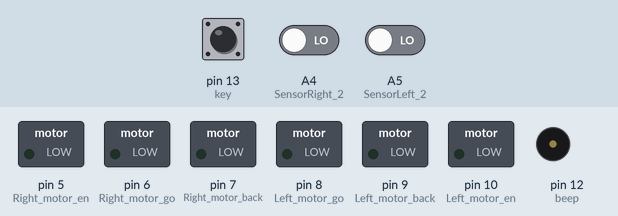
Recording of a sketch running on a simulated Arduino Uno, built with avr-gcc and run on an emulated ATmega328P. On the bench: switched loads named in the sketch (green lamp = pin HIGH), buzzer (waves = sounding, pin HIGH). Inputs (shaded band) come from the test bench; at power-on: pin 13 (key) HIGH, A4 (SensorRight_2) LOW, A5 (SensorLeft_2) LOW.

Above: at 1.2 s.
1.3 s: pin 13 (key) pulled LOW for 0.15 s
At 2.6 s:
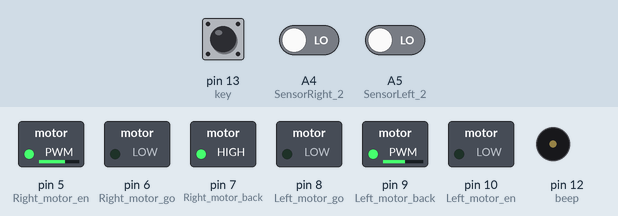
2.9 s: A4 (SensorRight_2) driven HIGH
At 4.0 s:
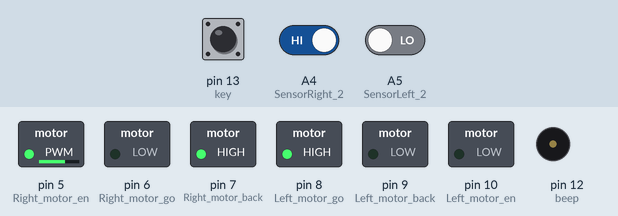
4.7 s: A5 (SensorLeft_2) driven HIGH
Timing chart, 0 to 4.9 s (numbered marks = the images above; inputs shaded):
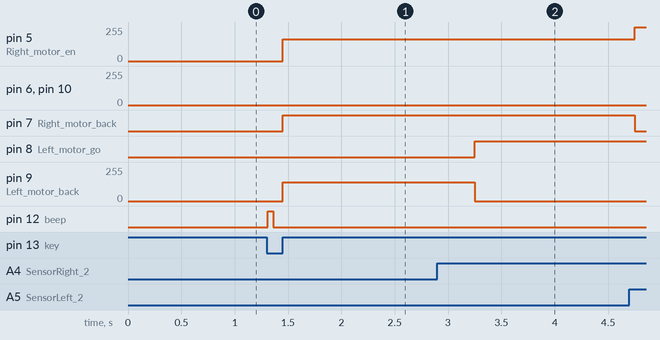

The sketch:

infrared_obstacle_avoidance_experiment_.ino
```cpp
//============================UNIROI===========================
//  Infrared obstacle avoidance Experiment
//===============================================================
//#include <Servo.h>
int Left_motor_back=9;
int Left_motor_go=8;
int Right_motor_go=6;
int Right_motor_back=7;
int Right_motor_en=5;
int Left_motor_en=10;

/*Set Button port*/
int key=13;

/*Set BUZZER port*/
int beep=12;
/*Line Walking*/
const int SensorRight = A2;   	// Set Right Line Walking Infrared sensor port
const int SensorLeft = A3;     	// Set Left Line Walking Infrared sensor port
int SL;    // State of Left Line Walking Infrared sensor
int SR;    // State of Right Line Walking Infrared sensor
/*Infrared obstacle avoidance*/
const int SensorRight_2 = A4;     // Right  Infrared sensor
const int SensorLeft_2 = A5;     // Left  Infrared sensor
int SL_2;    // State of Left  Infrared sensor
int SR_2;    // State of Right  Infrared sensor

void setup()
{
   //Initialize motor drive for output mode
  pinMode(Left_motor_go,OUTPUT);
  pinMode(Left_motor_back,OUTPUT);
  pinMode(Right_motor_go,OUTPUT);
  pinMode(Right_motor_back,OUTPUT);
  pinMode(Right_motor_en,OUTPUT);
  pinMode(Left_motor_en,OUTPUT);
   pinMode(key,INPUT);// Set button as input
  pinMode(beep,OUTPUT);// Set buzzer as output

  pinMode(SensorRight, INPUT); // Set Right Line Walking Infrared sensor as input
  pinMode(SensorLeft, INPUT); // Set left Line Walking Infrared sensor as input
  pinMode(SensorRight_2, INPUT); //Set Right  Infrared sensor as input
  pinMode(SensorLeft_2, INPUT); //Set left Infrared sensor as input
  digitalWrite(key,HIGH);//Initialize button
  digitalWrite(beep,LOW);// set buzzer mute
}
void run()     // ahead
{
  digitalWrite(Left_motor_en,HIGH);  // Left motor enable
  analogWrite(Left_motor_en,157);
  digitalWrite(Right_motor_en,HIGH);  // Right motor enable

  digitalWrite(Right_motor_go,HIGH);  // right motor go ahead
  digitalWrite(Right_motor_back,LOW);
  analogWrite(Right_motor_go,200);//PWM--Pulse Width Modulation(0~255). right motor go speed is 255.
  analogWrite(Right_motor_back,0);
  digitalWrite(Left_motor_go,HIGH);  // set left motor go ahead
  digitalWrite(Left_motor_back,LOW);
  analogWrite(Left_motor_go,137);//PWM--Pulse Width Modulation(0~255).left motor go speed is 135.
  analogWrite(Left_motor_back,0);
  //delay(time * 100);   //Running time can be adjusted
}

void brake()         //STOP
{
  digitalWrite(Right_motor_go,LOW);//Stop the right motor
  digitalWrite(Right_motor_back,LOW);
  digitalWrite(Left_motor_go,LOW);//Stop the left motor
  digitalWrite(Left_motor_back,LOW);
  //delay(time * 100);  //Running time can be adjusted
}

void left()        //turn left
{
  digitalWrite(Right_motor_go,HIGH);	// right motor go ahead
  digitalWrite(Right_motor_back,LOW);
  analogWrite(Right_motor_go,190); // PWM--Pulse Width Modulation(0~255) control speed，right motor go speed is 255.
  analogWrite(Right_motor_back,0);
  digitalWrite(Left_motor_go,LOW);   // left motor stop
  digitalWrite(Left_motor_back,LOW);
  analogWrite(Left_motor_go,0);
  analogWrite(Left_motor_back,0);
 //delay(time * 100);
}
void spin_left(int time)   //Left rotation
{
  digitalWrite(Right_motor_go,HIGH);// right motor go ahead
  digitalWrite(Right_motor_back,LOW);
  analogWrite(Right_motor_go,200);// PWM--Pulse Width Modulation(0~255) control speed ,right motor go speed is 200.
  analogWrite(Right_motor_back,0);
  digitalWrite(Left_motor_go,LOW);   // left motor back off
  digitalWrite(Left_motor_back,HIGH);
  analogWrite(Left_motor_go,0);
  analogWrite(Left_motor_back,200);// PWM--Pulse Width Modulation(0~255) control speed,left motor back speed is 200.
  delay(time * 100);
}

void right()      //turn right
{
  digitalWrite(Right_motor_go,LOW);   // right motor stop
  digitalWrite(Right_motor_back,LOW);
  analogWrite(Right_motor_go,0);
  analogWrite(Right_motor_back,0);
  digitalWrite(Left_motor_go,HIGH);// left motor go ahead
  digitalWrite(Left_motor_back,LOW);
  analogWrite(Left_motor_go,230);// PWM--Pulse Width Modulation(0~255) control speed ,left motor go speed is 255.
  analogWrite(Left_motor_back,0);
  //delay(time * 100);
}

void spin_right(int time)   //Right rotation
{
  digitalWrite(Right_motor_go,LOW);  // right motor back off
  digitalWrite(Right_motor_back,HIGH);
  analogWrite(Right_motor_go,0);
  analogWrite(Right_motor_back,200);// PWM--Pulse Width Modulation(0~255) control speed
  digitalWrite(Left_motor_go,HIGH);// left motor go ahead
  digitalWrite(Left_motor_back,LOW);
  analogWrite(Left_motor_go,200);// PWM--Pulse Width Modulation(0~255) control speed
  analogWrite(Left_motor_back,0);
  delay(time * 100);
}

void back(int time)   //back off
{
  digitalWrite(Right_motor_go,LOW); //right motor back off
  digitalWrite(Right_motor_back,HIGH);
  analogWrite(Right_motor_go,0);
  analogWrite(Right_motor_back,150);// PWM--Pulse Width Modulation(0~255) control speed
  analogWrite(Right_motor_en,165);
  digitalWrite(Left_motor_go,LOW);  //left motor back off
  digitalWrite(Left_motor_back,HIGH);
  analogWrite(Left_motor_go,0);
  analogWrite(Left_motor_back,140);// PWM--Pulse Width Modulation(0~255) control speed
  delay(time * 100);
}
//==========================================================

void keysacn()
{
  int val;
  val=digitalRead(key);// Reads the button ,the level value assigns to val
  while(digitalRead(key))// When the button is not pressed
  {
    val=digitalRead(key);
  }
  while(!digitalRead(key))// When the button is pressed
  {
    delay(10);	//delay 10ms
    val=digitalRead(key);// Reads the button ,the level value assigns to val
    if(val==LOW)  //Double check the button is pressed
    {

      digitalWrite(beep,HIGH);//The buzzer sounds
      delay(50);//delay 50ms
      while(!digitalRead(key))	//Determine if the button is released or not
        digitalWrite(beep,LOW);//mute
    }
    else
      digitalWrite(beep,LOW);//mute
  }
}
/*main loop*/
void loop()
{
//delay(2000); //delay 2s runing
 keysacn();//Press the button to start

 while(1)
  {
      /**************************************************************************************
  Infrared signal back means there is something obstacled ,returns low level and led lights up.
  Infrared signal gone means there is nothing obstacled ,returns high level and led lights off.
  **************************************************************************************/
    SR_2 = digitalRead(SensorRight_2);//Right infrared sensor detects the obstacle,then LED[L5] light illuminates and otherwise it goes off.
    SL_2 = digitalRead(SensorLeft_2);//Left infrared sensor detects the obstacle,then LED[L4] light illuminates and otherwise it goes off.
    if (SL_2 == HIGH&&SR_2==HIGH) //There is nothing obstacled ,goes ahead.
      run();
    else if (SL_2 == HIGH & SR_2 == LOW)// There is something obstacled on the right then LED[L4] light illuminates,turns left.
         spin_left(3);
    else if (SR_2 == HIGH & SL_2 == LOW) // There is something obstacled on the left then LED[L4] light illuminates,turns right.
        spin_right(3);
    else // There is something obstacled, back off and adjust direction.
      back(6);//back off for 600ms

  }
}


//If the car hit obstacles, please adjust the infrared sensor induction distance of obstacle avoidance.
```

Measured:
- after the input at 1.3 s, pin 5 (Right_motor_en): 0/255 → 165/255 after 0.15 s; pin 7 (Right_motor_back): LOW → HIGH after 0.15 s; pin 9 (Left_motor_back): 0/255 → 140/255 after 0.15 s; pin 12 (beep): LOW → HIGH at once, → LOW 0.05 s later
- after the input at 2.9 s, pin 8 (Left_motor_go): LOW → HIGH after 0.35 s; pin 9 (Left_motor_back): 140/255 → 0/255 after 0.35 s
